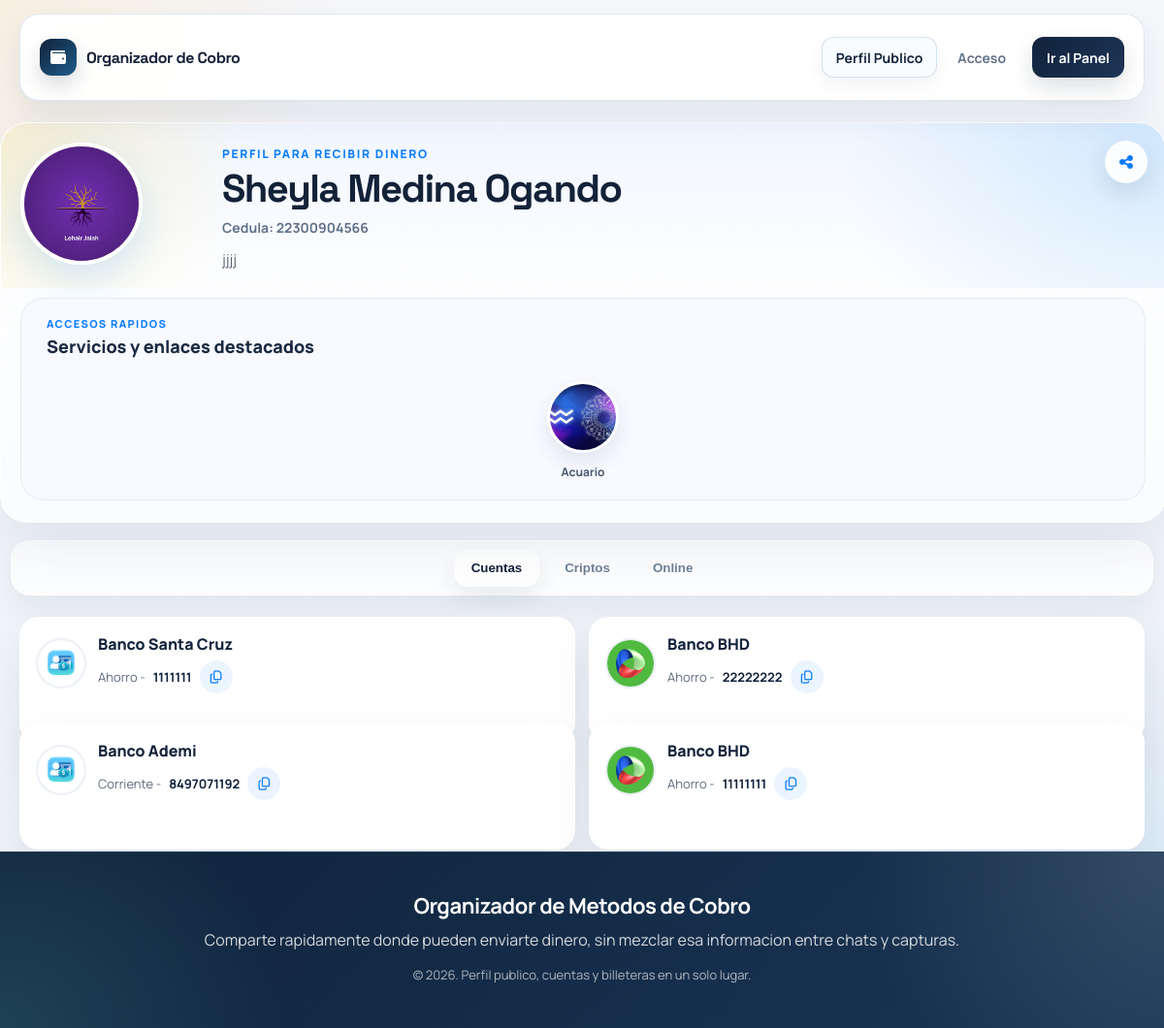
The page /perfildecuentas.php?numero=8497071192 on the database its author committed.
### tables this page shows
CREATE TABLE `usuarios` (
  `id` int NOT NULL AUTO_INCREMENT,
  `nombres` varchar(100) NOT NULL,
  `apellidos` varchar(100) NOT NULL,
  `email` varchar(150) NOT NULL,
  `numero` varchar(20) DEFAULT NULL,
  `password` varchar(255) NOT NULL,
  `fecha_registro` timestamp NULL DEFAULT CURRENT_TIMESTAMP,
  `imagen` varchar(200) NOT NULL DEFAULT 'perfil.png',
  `cedula` varchar(11) NOT NULL DEFAULT '00000000000',
  `resena_personal` varchar(200) NOT NULL DEFAULT 'Sin descripcion personal.',
  PRIMARY KEY (`id`),
  UNIQUE KEY `uk_usuarios_email` (`email`),
  UNIQUE KEY `uk_usuarios_numero` (`numero`)
);

CREATE TABLE `servicios` (
  `id` int NOT NULL AUTO_INCREMENT,
  `usuario_id` int NOT NULL,
  `imagen` varchar(255) DEFAULT NULL,
  `nombre_servicio` varchar(100) DEFAULT NULL,
  `resena` text,
  `enlace` varchar(255) DEFAULT NULL,
  PRIMARY KEY (`id`),
  KEY `idx_servicios_usuario_id` (`usuario_id`),
  CONSTRAINT `fk_servicios_usuario`
    FOREIGN KEY (`usuario_id`) REFERENCES `usuarios` (`id`)
    ON DELETE CASCADE
);

CREATE TABLE `cuentas_bancarias` (
  `id` int NOT NULL AUTO_INCREMENT,
  `usuario_id` int NOT NULL,
  `banco_id` int NOT NULL,
  `tipo_cuenta` enum('Ahorro','Corriente') DEFAULT NULL,
  `numero_cuenta` varchar(50) DEFAULT NULL,
  PRIMARY KEY (`id`),
  KEY `idx_cuentas_usuario_id` (`usuario_id`),
  KEY `idx_cuentas_banco_id` (`banco_id`),
  CONSTRAINT `fk_cuentas_usuario`
    FOREIGN KEY (`usuario_id`) REFERENCES `usuarios` (`id`)
    ON DELETE CASCADE,
  CONSTRAINT `fk_cuentas_banco`
    FOREIGN KEY (`banco_id`) REFERENCES `bancos` (`id`)
    ON DELETE CASCADE
);

CREATE TABLE `bancos` (
  `id` int NOT NULL AUTO_INCREMENT,
  `pais_id` int NOT NULL,
  `nombre` varchar(100) NOT NULL,
  `icono` varchar(200) NOT NULL DEFAULT 'images.png',
  `activo` tinyint(1) NOT NULL DEFAULT '1',
  PRIMARY KEY (`id`),
  KEY `idx_bancos_pais_id` (`pais_id`),
  UNIQUE KEY `uk_bancos_pais_nombre` (`pais_id`, `nombre`),
  CONSTRAINT `fk_bancos_pais`
    FOREIGN KEY (`pais_id`) REFERENCES `paises` (`id`)
    ON DELETE RESTRICT
);

### perfildecuentas.php (called while the page is built, shortened)
<?php
require_once __DIR__ . '/includes/bootstrap.php';
$numero = app_normalize_phone($_GET['numero'] ?? '');
$user = app_fetch_user_by_phone($conn, $numero);
$userId = (int) $user['id'];
$collections = app_fetch_profile_collections($conn, $userId);
app_render_profile_header($user, $collections['servicios'], [
    'editable' => false,
    'share_title' => 'Perfil de ' . ($user['nombres'] ?? 'usuario'),
]);
app_render_profile_tabs();
app_render_accounts_section($collections['cuentas'], false);

### helpers.php (called while the page is built, shortened)
<?php
function app_e(?string $value): string
{
    return htmlspecialchars((string) $value, ENT_QUOTES, 'UTF-8');
}
function app_normalize_phone(?string $phone): string
{
    return preg_replace('/\D+/', '', (string) $phone) ?? '';
}
function app_asset_url(?string $value, array $folders = ['uploads', 'imagen'], string $fallback = 'imagen/perfil.png'): string
{
    $value = trim((string) $value);
    $normalized = str_replace('\\', '/', $value);
    if (str_contains($normalized, '/')) {
        return $normalized;
    }
    foreach ($folders as $folder) {
        $candidate = __DIR__ . DIRECTORY_SEPARATOR . $folder . DIRECTORY_SEPARATOR . $normalized;
        if (is_file($candidate)) {
            return $folder . '/' . $normalized;
        }
    }
    return $fallback;
}

### includes/app_data.php (called while the page is built, shortened)
<?php
function app_fetch_rows(mysqli $conn, string $sql): array
{
    $result = mysqli_query($conn, $sql);
    return $result ? mysqli_fetch_all($result, MYSQLI_ASSOC) : [];
}
function app_fetch_user_by_phone(mysqli $conn, string $phone): ?array
{
    $normalizedPhone = app_normalize_phone($phone);
    $stmt = mysqli_prepare($conn, "SELECT * FROM usuarios WHERE numero = ? LIMIT 1");
    mysqli_stmt_bind_param($stmt, "s", $normalizedPhone);
    mysqli_stmt_execute($stmt);
    $result = mysqli_stmt_get_result($stmt);
    $user = $result ? mysqli_fetch_assoc($result) : null;
    return $user ?: null;
}
function app_fetch_profile_collections(mysqli $conn, int $userId): array
{
    return [
        'servicios' => app_fetch_rows($conn, "SELECT * FROM servicios WHERE usuario_id = {$userId} ORDER BY id DESC"),
        'cuentas' => app_fetch_rows(
            $conn,
            "SELECT cb.id, cb.usuario_id, cb.banco_id, cb.tipo_cuenta, cb.numero_cuenta, b.nombre AS banco, b.icono AS imagen, b.pais_id, p.nombre AS pais_nombre
             FROM cuentas_bancarias cb
             INNER JOIN bancos b ON b.id = cb.banco_id
             INNER JOIN paises p ON p.id = b.pais_id
             WHERE cb.usuario_id = {$userId}
             ORDER BY cb.id DESC"
        ),
        'criptos' => app_fetch_rows(
            $conn,
            "SELECT cw.id, cw.usuario_id, cw.cripto_activo_id, cw.direccion, ca.nombre AS moneda, ca.red, ca.icono AS imagen
             FROM cripto_wallets cw
             INNER JOIN cripto_activos ca ON ca.id = cw.cripto_activo_id
             WHERE cw.usuario_id = {$userId}
             ORDER BY cw.id DESC"
        ),
        'pagos' => app_fetch_rows($conn, "SELECT * FROM pagos_online WHERE usuario_id = {$userId} ORDER BY id DESC"),
    ];
}

### includes/profile_components.php (the view, shortened to what this page needs)
<?php
function app_render_profile_header(array $user, array $services, array $options = []): void
{
    $shareTitle = $options['share_title'] ?? ('Perfil de ' . ($user['nombres'] ?? 'usuario'));
    $profileImage = app_asset_url($user['imagen'] ?? 'perfil.png', ['uploads', 'imagen'], 'uploads/perfil.png');
    $fullName = trim(($user['nombres'] ?? '') . ' ' . ($user['apellidos'] ?? ''));
    $description = trim((string) ($user['resena_personal'] ?? ''));
    echo '<header class="header">';
    echo '<button type="button" class="share-page js-share-page" title="Compartir" data-share-title="' . app_e($shareTitle) . '">';
    echo '<i class="fa-solid fa-share-nodes"></i>';
    echo '</button>';
    echo '<div class="profile-hero">';
    echo '<div class="profile-header"><div class="profile-wrapper">';
    echo '<img src="' . app_e($profileImage) . '" class="profile-main js-open-profile-modal" alt="' . app_e($user['nombres'] ?? 'Perfil') . '">';
    echo '</div></div>';
    echo '<div class="profile-summary">';
    echo '<p class="profile-eyebrow">Perfil para recibir dinero</p>';
    echo '<h1 class="profile-name">' . app_e($fullName !== '' ? $fullName : ($user['nombres'] ?? '')) . '</h1>';
    echo '<p class="profile-id">Cedula: ' . app_e($user['cedula'] ?? '') . '</p>';
    if ($description !== '') {
        echo '<p class="profile-description">' . app_e($description) . '</p>';
    }
    echo '</div></div>';
    echo '<section class="mini-profiles-block">';
    echo '<div class="section-heading">';
    echo '<p class="section-kicker">Accesos rapidos</p>';
    echo '<h2 class="section-title">Servicios y enlaces destacados</h2>';
    echo '</div>';
    echo '<div class="mini-profiles-scroll">';
    foreach ($services as $servicio) {
        $serviceImage = app_asset_url($servicio['imagen'] ?? '', ['uploads', 'imagen'], 'imagen/perfil.png');
        echo '<button type="button" class="mini-profile js-mini-profile"';
        echo ' data-service-id="' . (int) $servicio['id'] . '"';
        echo ' data-service-img="' . app_e($serviceImage) . '"';
        echo ' data-service-title="' . app_e($servicio['nombre_servicio'] ?? '') . '"';
        echo ' data-service-text="' . app_e($servicio['resena'] ?? '') . '"';
        echo ' data-service-link="' . app_e($servicio['enlace'] ?? '') . '"';
        echo '>';
        echo '<img src="' . app_e($serviceImage) . '" alt="' . app_e($servicio['nombre_servicio'] ?? 'Servicio') . '">';
        echo '<span>' . app_e($servicio['nombre_servicio'] ?? '') . '</span>';
        echo '</button>';
    }
    echo '</div></section>';
    echo '</header>';
}
function app_render_profile_tabs(): void
{
    echo <<<HTML
<nav class="tab-buttons">
  <button type="button" class="tablink active js-tab-trigger" data-tab-target="Cuentas">Cuentas</button>
  <button type="button" class="tablink js-tab-trigger" data-tab-target="Criptos">Criptos</button>
  <button type="button" class="tablink js-tab-trigger" data-tab-target="Pagos">Online</button>
</nav>
HTML;
}
function app_render_accounts_section(array $accounts, bool $editable = false): void
{
    echo '<main id="Cuentas" class="tabcontent is-active"><div class="cards">';
    foreach ($accounts as $account) {
        $image = app_asset_url($account['imagen'] ?? '', ['imagen', 'uploads'], 'imagen/images.png');
        echo '<div class="card"><div class="card-top">';
        echo '<img src="' . app_e($image) . '" alt="' . app_e($account['banco'] ?? 'Banco') . '">';
        echo '<div class="card-content">';
        echo '<h3>' . app_e($account['banco'] ?? '') . '</h3>';
        echo '<div class="copy-row">';
        echo app_e($account['tipo_cuenta'] ?? '') . ' - ';
        echo '<span class="copy-text">' . app_e($account['numero_cuenta'] ?? '') . '</span>';
        echo '<button type="button" class="copy-btn js-copy-btn" aria-label="Copiar cuenta"><i class="fa-regular fa-copy"></i></button>';
        echo '</div></div>';
        echo '</div></div>';
    }
    echo '</div></main>';
}

### rows shown on the page
usuarios: imagen (picture), nombres+apellidos "Sheyla Medina Ogando", cedula "22300904566", resena_personal "jjjj"
servicios: imagen (picture), nombre_servicio "Acuario"
cuentas_bancarias: banco.icono (picture), banco.nombre "Banco Santa Cruz", tipo_cuenta "Ahorro", numero_cuenta "1111111"
cuentas_bancarias: banco.icono (picture), banco.nombre "Banco BHD", tipo_cuenta "Ahorro", numero_cuenta "22222222"
cuentas_bancarias: banco.icono (picture), banco.nombre "Banco Ademi", tipo_cuenta "Corriente", numero_cuenta "8497071192"
cuentas_bancarias: banco.icono (picture), banco.nombre "Banco BHD", tipo_cuenta "Ahorro", numero_cuenta "11111111"

### other values the page prints
app_e($brand) "Organizador de Cobro"
app_e($link['label'] ?? '') "Perfil Publico"
app_e($link['label'] ?? '') "Acceso"
app_e($cta['label'] ?? '') "Ir al Panel"
